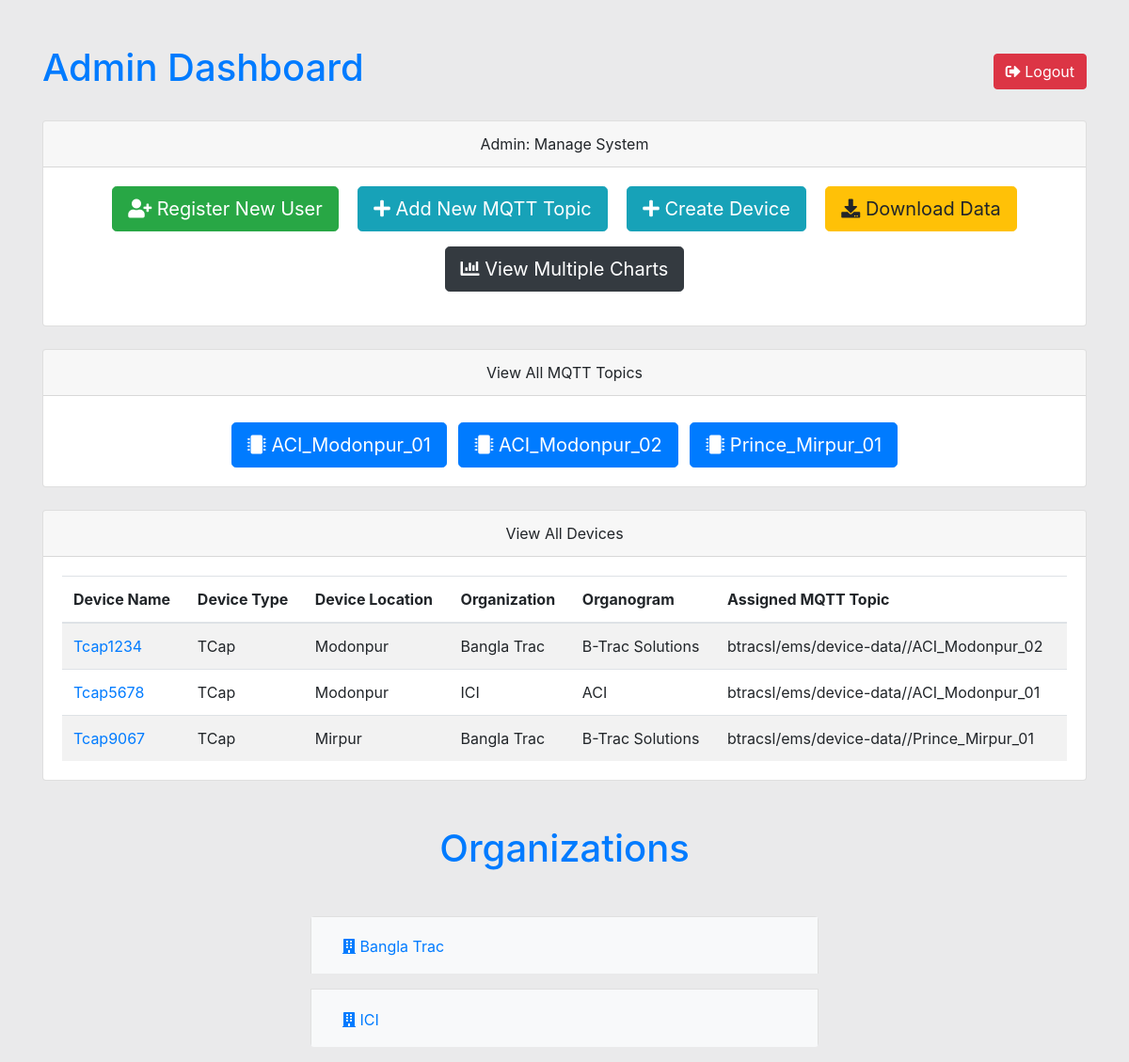
The page / (signed in) on the database its author committed.
### tables this page shows
CREATE TABLE mqtt_topics (
    id INTEGER PRIMARY KEY AUTOINCREMENT,
    topic_name TEXT NOT NULL UNIQUE,
    broker_address TEXT NOT NULL
);

CREATE TABLE devices (
    id INTEGER PRIMARY KEY AUTOINCREMENT,
    device_name TEXT NOT NULL UNIQUE,
    mqtt_topic_id INTEGER NOT NULL,
    device_location TEXT NOT NULL,
    device_type TEXT NOT NULL,
    organization TEXT NOT NULL,
    organogram TEXT NOT NULL,
    FOREIGN KEY (mqtt_topic_id) REFERENCES mqtt_topics(id)
);

### routes.py (the view)
@app_routes.route('/')
@login_required
def home():
    if session.get('is_admin'):
        try:
            conn = get_db_connection()
            conn.row_factory = dict_factory
            cursor = conn.cursor()
            cursor.execute("SELECT id, topic_name FROM mqtt_topics")
            topics = cursor.fetchall()
            cursor.execute("""
                SELECT d.id AS device_id, d.device_name, d.device_location,
                       d.device_type, d.organization, d.organogram,
                       m.topic_name, m.id AS topic_id
                FROM devices d
                JOIN mqtt_topics m ON d.mqtt_topic_id = m.id
            """)
            devices = cursor.fetchall()
            organizations = {}
            for device in devices:
                org = device['organization']
                orgo = device['organogram']
                if org not in organizations:
                    organizations[org] = {}
                if orgo not in organizations[org]:
                    organizations[org][orgo] = []
                organizations[org][orgo].append(device)
            conn.close()
            return render_template('home.html',
                                   topics=topics,
                                   devices=devices,
                                   organizations=organizations
                                   )
        except Exception as e:
            flash('An error occurred while loading the data. Please try again later.', 'danger')
            print(f"Error: {e}")
            return redirect(url_for('.apology'))
    else:
        session.clear()
        flash('Unauthorized access. Admins only.', 'danger')
        return redirect(url_for('.login'))

### database.py (called while the page is built)
def get_db_connection():
    conn = sqlite3.connect(database_name)
    conn.row_factory = sqlite3.Row
    return conn

def dict_factory(cursor, row):
    return {col[0]: row[idx] for idx, col in enumerate(cursor.description)}

### helpers.py (called while the page is built)
def login_required(f):
    @wraps(f)
    def decorated_function(*args, **kwargs):
        if session.get("user_id") is None:
            return redirect("/login")
        return f(*args, **kwargs)
    return decorated_function

### templates/home.html (shortened to what this page needs)
<!DOCTYPE html>
<html lang="en">
<head>
    <link rel="stylesheet" href="https://stackpath.bootstrapcdn.com/bootstrap/4.5.2/css/bootstrap.min.css">
    <link rel="stylesheet" href="https://cdnjs.cloudflare.com/ajax/libs/font-awesome/5.15.4/css/all.min.css">
    <link rel="stylesheet" href="{{ url_for('static', filename='css/home.css') }}">
</head>
<body>
    <div class="container mt-5">
        <div class="d-flex justify-content-between align-items-center mb-4">
            <h1 class="text-center text-primary">Admin Dashboard</h1>
            <a href="{{ url_for('app_routes.logout') }}" class="btn btn-danger">
                <i class="fas fa-sign-out-alt"></i> Logout
            </a>
        </div>
        <div class="card mb-4">
            <div class="card-header text-center">
                Admin: Manage System
            </div>
            <div class="card-body text-center">
                <a href="{{ url_for('app_routes.register') }}" class="btn btn-lg btn-success mx-2 mb-3">
                    <i class="fas fa-user-plus"></i> Register New User
                </a>
                <a href="{{ url_for('app_routes.add_topic') }}" class="btn btn-lg btn-info mx-2 mb-3">
                    <i class="fas fa-plus"></i> Add New MQTT Topic
                </a>
                <a href="{{ url_for('app_routes.create_device') }}" class="btn btn-lg btn-info mx-2 mb-3">
                    <i class="fas fa-plus"></i> Create Device
                </a>
                <a href="{{ url_for('app_routes.download_data') }}" class="btn btn-lg btn-warning mx-2 mb-3">
                    <i class="fas fa-download"></i> Download Data
                </a>
                <a href="{{ url_for('app_routes.view_multiple_charts') }}" class="btn btn-lg btn-dark mx-2 mb-3">
                    <i class="fas fa-chart-bar"></i> View Multiple Charts
                </a>
            </div>
        </div>
        <div class="card mb-4">
            <div class="card-header text-center">
                View All MQTT Topics
            </div>
            <div class="card-body text-center">
                {% if topics %}
                    {% for topic in topics %}
                        <a href="{{ url_for('app_routes.device_data', topic_id=topic.id) }}" class="btn btn-lg btn-primary mt-2 mx-1">
                            <i class="fas fa-microchip"></i> {{ topic.topic_name.split('/')[-1] }}
                        </a>
                    {% endfor %}
                {% else %}
                    <p>No MQTT topics available.</p>
                {% endif %}
            </div>
        </div>
        <div class="card mb-4">
            <div class="card-header text-center">
                View All Devices
            </div>
            <div class="card-body">
                {% if devices %}
                    <table class="table table-striped">
                        <thead>
                            <tr>
                                <th>Device Name</th>
                                <th>Device Type</th>
                                <th>Device Location</th>
                                <th>Organization</th>
                                <th>Organogram</th>
                                <th>Assigned MQTT Topic</th>
                            </tr>
                        </thead>
                        <tbody>
                            {% for device in devices %}
                                <tr>
                                    <td>
                                        <a href="{{ url_for('app_routes.device_data', topic_id=device.topic_id) }}">
                                            {{ device.device_name }}
                                        </a>
                                    </td>
                                    <td>{{ device.device_type }}</td>
                                    <td>{{ device.device_location }}</td>
                                    <td>{{ device.organization }}</td>
                                    <td>{{ device.organogram }}</td>
                                    <td>{{ device.topic_name }}</td>
                                </tr>
                            {% endfor %}
                        </tbody>
                    </table>
                {% else %}
                    <p>No devices available.</p>
                {% endif %}
            </div>
        </div>
        <div class="organization-section">
            <div class="container mt-5">
                <h1 class="text-center text-primary mb-5">Organizations</h1>
                <div class="accordion" id="organizationsAccordion">
                    {% for organization, org_data in organizations.items() %}
                        <div class="card mb-3">
                            <div class="card-header" id="org-heading-{{ loop.index }}">
                                <h2 class="mb-0">
                                    <button class="btn btn-link text-left text-decoration-none" type="button" data-toggle="collapse" data-target="#org-collapse-{{ loop.index }}" aria-expanded="true" aria-controls="org-collapse-{{ loop.index }}">
                                        <i class="fas fa-building"></i> {{ organization }}
                                    </button>
                                </h2>
                            </div>
                        </div>
                    {% endfor %}
                </div>
            </div>
        </div>
    </div>
</body>
</html>

### static/css/home.css (style rules this page uses)
body { background-color: #eaeaeb; }
h1, h2, h3 { color: #333; }
.organization-section .accordion .card { border: none; margin-bottom: 15px; width: 50%; margin-left: auto; margin-right: auto; }
.organization-section .accordion .card-header { background-color: #f8f9fa; padding: 10px 20px; font-size: 18px; cursor: pointer; border: 1px solid #e0e0e0; width: 100%; }
.table { margin-bottom: 0; }

### rows shown on the page
mqtt_topics: topic_name "ACI_Modonpur_01"
mqtt_topics: topic_name "ACI_Modonpur_02"
mqtt_topics: topic_name "Prince_Mirpur_01"
devices: device_name "Tcap1234", device_type "TCap", device_location "Modonpur", organization "Bangla Trac", organogram "B-Trac Solutions", topic_name "btracsl/ems/device-data//ACI_Modonpur_02"
devices: device_name "Tcap5678", device_type "TCap", device_location "Modonpur", organization "ICI", organogram "ACI", topic_name "btracsl/ems/device-data//ACI_Modonpur_01"
devices: device_name "Tcap9067", device_type "TCap", device_location "Mirpur", organization "Bangla Trac", organogram "B-Trac Solutions", topic_name "btracsl/ems/device-data//Prince_Mirpur_01"
